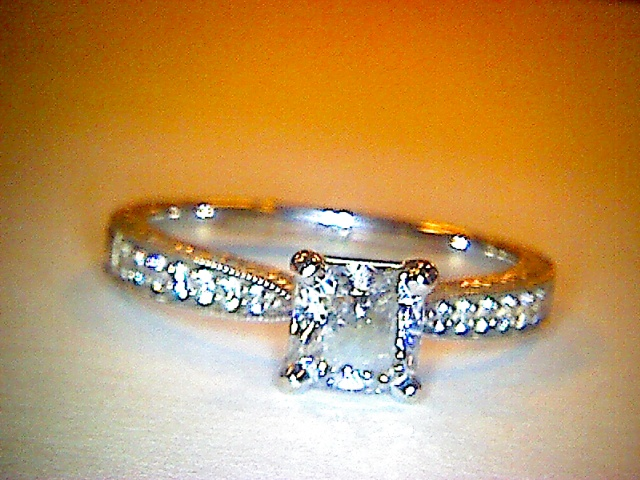
#> input picture GUI_image_capture/input/2016-11-10_13-44-43.jpg, 640 x 480 px; its folder holds only this picture in this run
$ python main.py   (Python 2 division)   (older library calls are emulated)
#> lines starting #> are read from the running program, lines starting #| are printed output that depends on the picture
### GUI_image_capture/FocusStack.py
"""

Simple Focus Stacker

    Author:     Charles McGuinness (charles@mcguinness.us)
    Copyright:  Copyright 2015 Charles McGuinness
    License:    Apache License 2.0


This code will take a series of images and merge them so that each
pixel is taken from the image with the sharpest focus at that location.

The logic is roughly the following:

1.  Align the images.  Changing the focus on a lens, even
    if the camera remains fixed, causes a mild zooming on the images.
    We need to correct the images so they line up perfectly on top
    of each other.

2.  Perform a gaussian blur on all images

3.  Compute the laplacian on the blurred image to generate a gradient map

4.  Create a blank output image with the same size as the original input
    images

4.  For each pixel [x,y] in the output image, copy the pixel [x,y] from
    the input image which has the largest gradient [x,y]


This algorithm was inspired by the high-level description given at

http://stackoverflow.com/questions/15911783/what-are-some-common-focus-stacking-algorithms

"""

import numpy as np
import cv2

# [12 lines left out: function findHomography, not called in this run]


#
#   Align the images so they overlap properly...
#
#
def align_images(images):

    #   SIFT generally produces better results, but it is not FOSS, so chose the feature detector
    #   that suits the needs of your project.  ORB does OK
    use_sift = False

    outimages = []

    if use_sift:
        detector = cv2.SIFT()
    else:
        detector = cv2.ORB(1000)

    #   We assume that image 0 is the "base" image and align everything to it
    print "Detecting features of base image"
    outimages.append(images[0])
    image1gray = cv2.cvtColor(images[0],cv2.COLOR_BGR2GRAY)
    image_1_kp, image_1_desc = detector.detectAndCompute(image1gray, None)

    for i in range(1,len(images)):
        print "Aligning image {}".format(i)
        image_i_kp, image_i_desc = detector.detectAndCompute(images[i], None)

        if use_sift:
            bf = cv2.BFMatcher()
            # This returns the top two matches for each feature point (list of list)
            pairMatches = bf.knnMatch(image_i_desc,image_1_desc, k=2)
            rawMatches = []
            for m,n in pairMatches:
                if m.distance < 0.7*n.distance:
                    rawMatches.append(m)
        else:
            bf = cv2.BFMatcher(cv2.NORM_HAMMING, crossCheck=True)
            rawMatches = bf.match(image_i_desc, image_1_desc)

        sortMatches = sorted(rawMatches, key=lambda x: x.distance)
        matches = sortMatches[0:128]


        hom = findHomography(image_i_kp, image_1_kp, matches)
        newimage = cv2.warpPerspective(images[i], hom, (images[i].shape[1], images[i].shape[0]), flags=cv2.INTER_LINEAR)

        outimages.append(newimage)
        # If you find that there's a large amount of ghosting, it may be because one or more of the input
        # images gets misaligned.  Outputting the aligned images may help diagnose that.
        # cv2.imwrite("aligned{}.png".format(i), newimage)


    return outimages

#
#   Compute the gradient map of the image
def doLap(image):

    # YOU SHOULD TUNE THESE VALUES TO SUIT YOUR NEEDS
    kernel_size = 5        # Size of the laplacian window
    blur_size = 5           # How big of a kernal to use for the gaussian blur
                            # Generally, keeping these two values the same or very close works well
                            # Also, odd numbers, please...

    blurred = cv2.GaussianBlur(image, (blur_size,blur_size), 0)
    return cv2.Laplacian(blurred, cv2.CV_64F, ksize=kernel_size)

#
#   This routine finds the points of best focus in all images and produces a merged result...
#
def focus_stack(unimages):
    images = align_images(unimages)

    print "Computing the laplacian of the blurred images"
    laps = []
    for i in range(len(images)):
        print "Lap {}".format(i)
        laps.append(doLap(cv2.cvtColor(images[i],cv2.COLOR_BGR2GRAY)))

    laps = np.asarray(laps)
    print "Shape of array of laplacians = {}".format(laps.shape)

    output = np.zeros(shape=images[0].shape, dtype=images[0].dtype)

    for y in range(0,images[0].shape[0]):
        for x in range(0, images[0].shape[1]):
            yxlaps = abs(laps[:, y, x])
            index = (np.where(yxlaps == max(yxlaps)))[0][0]
            output[y,x] = images[index][y,x]

    return  output

### GUI_image_capture/main.py

from PIL import Image
import os
import cv2
import FocusStack

"""

    Focus stack driver program

    This program looks for a series of files of type .jpg, .jpeg, or .png
    in a subdirectory "input" and then merges them together using the
    FocusStack module.  The output is put in the file merged.png


    Author:     Charles McGuinness (charles@mcguinness.us)
    Copyright:  Copyright 2015 Charles McGuinness
    License:    Apache License 2.0

"""

def stackHDRs(image_files):
    focusimages = []
    for img in image_files:
        print "Reading in file {}".format(img)
        focusimages.append(cv2.imread("input/{}".format(img)))

    merged = FocusStack.focus_stack(focusimages)
    cv2.imwrite("merged.png", merged)


if __name__ == "__main__":
    image_files = sorted(os.listdir("input"))
    for img in image_files:
        if img.split(".")[-1].lower() not in ["jpg", "jpeg", "png"]:
            image_files.remove(img)


    stackHDRs(image_files)
#> in align_images, `image1gray = cv2.cvtColor(images[0],cv2.COLOR_BGR2GRAY)`:
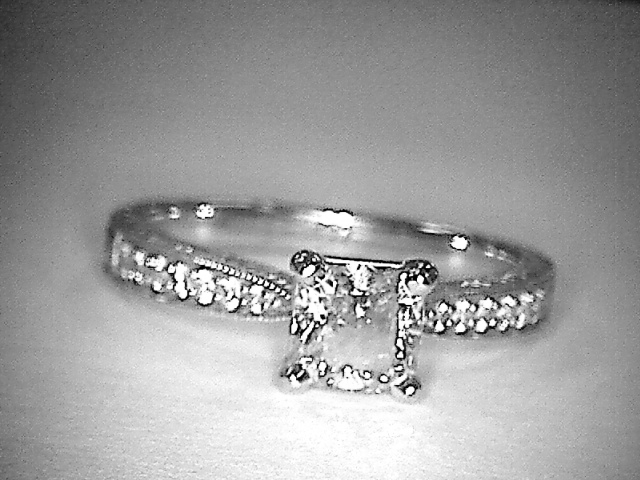
#> image1gray: shape (480, 640); min 0, max 255, mean 156.4
#> in align_images, `image_1_kp, image_1_desc = detector.detectAndCompute(image1gray, None)`: image_1_kp = 1000 keypoints; strongest (x, y, size): (259, 282, 31), (272, 286, 31), (420, 276, 31), (266, 285, 31)
#> after the loop in align_images, `for i in range(1,len(images)):`: outimages = 1 item
#> the loop in focus_stack, `for i in range(len(images)):` made 1 pass
#> (kernel_size in doLap, blur_size in doLap) on pass 1: (5, 5)
#| Lap 0
#| Shape of array of laplacians = (1, 480, 640)
#> in focus_stack, output is the input picture: shape (480, 640, 3); mean B, G, R 95.3, 150.1, 192
    print "That's All Folks!"
    img2 = cv2.imread('merged.png')
    cv2.startWindowThread()
    cv2.namedWindow("preview")
    cv2.imshow("preview", img2)

$ run again, on GUI_image_capture/input/2016-11-29:16:38:00.jpg
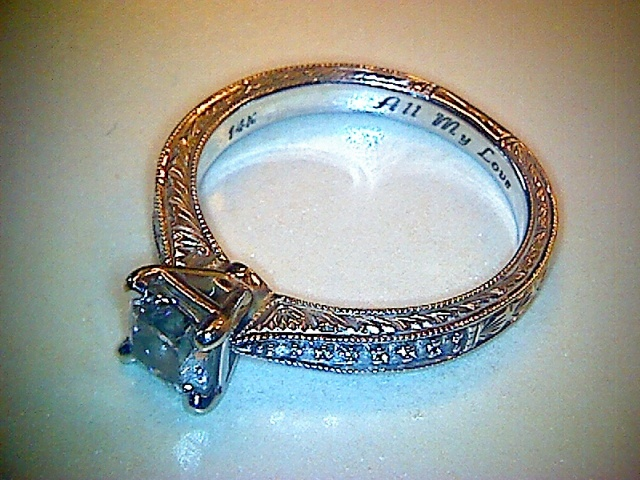
#> input picture GUI_image_capture/input/2016-11-29:16:38:00.jpg, 640 x 480 px
#> in align_images, `image1gray = cv2.cvtColor(images[0],cv2.COLOR_BGR2GRAY)`:
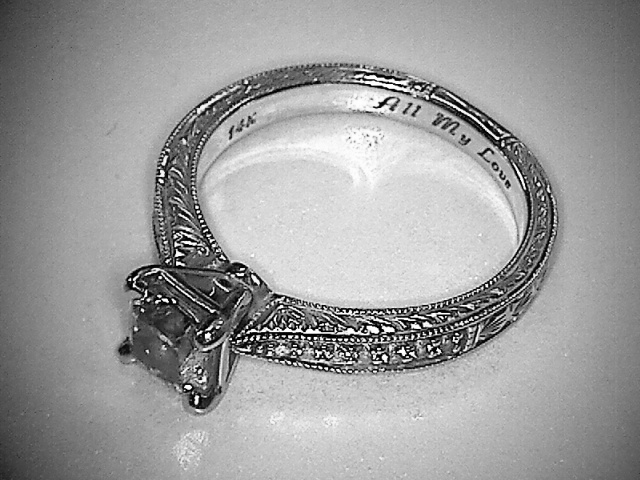
#> image1gray: shape (480, 640); min 0, max 255, mean 156.3
#> image_1_kp = 1000 keypoints; strongest (x, y, size): (349, 311, 31), (319, 352, 31), (302, 329, 31), (347, 354, 31)
#> after the loop in align_images, `for i in range(1,len(images)):`: outimages = 1 item
#> the loop in focus_stack, `for i in range(len(images)):` made 1 pass
#> (kernel_size in doLap, blur_size in doLap) on pass 1: (5, 5)
#> (printed output is left out)
#> pass 1, in doLap, `blurred = cv2.GaussianBlur(image, (blur_size,blur_size), 0)`:
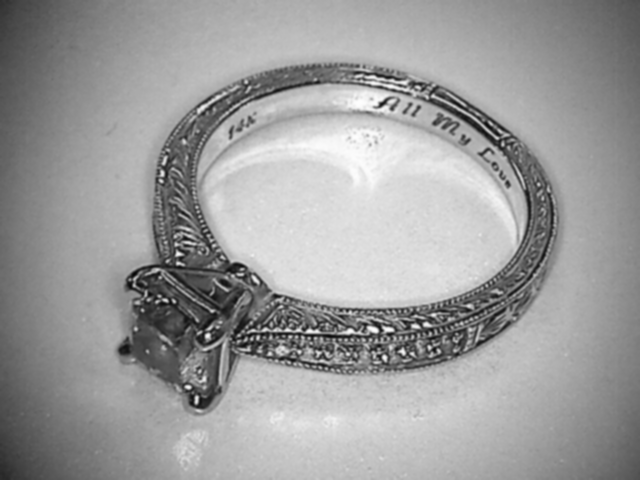
#> blurred: shape (480, 640); min 6, max 254, mean 156.3
#| Shape of array of laplacians = (1, 480, 640)
#> in focus_stack, output is the input picture: shape (480, 640, 3); mean B, G, R 152, 158.8, 153
